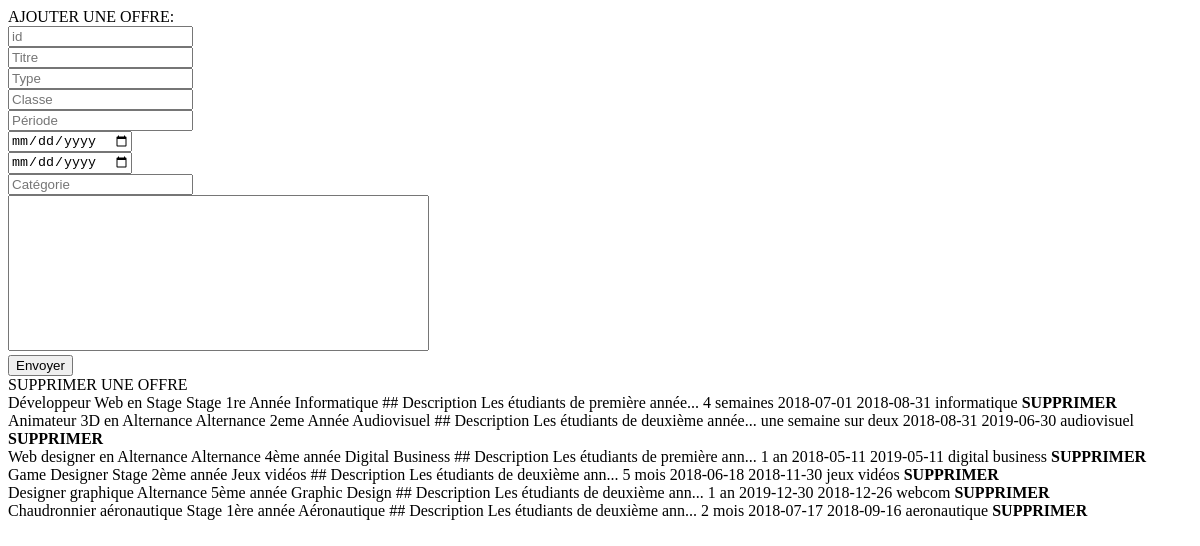
The page /administration on the database as committed earlier.
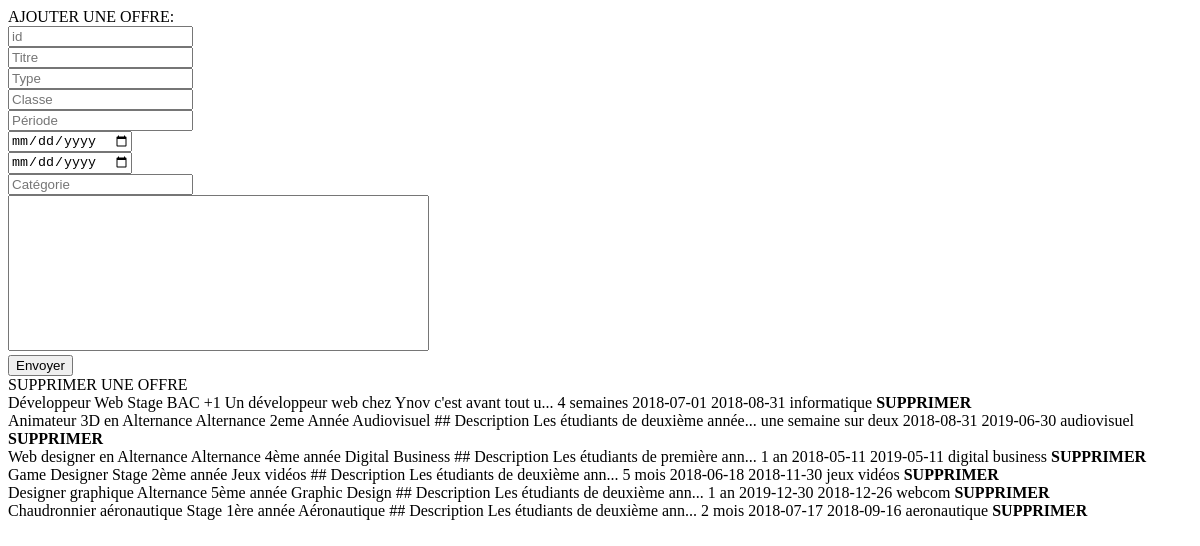
The same page on the database as committed later.
### tables this page shows
CREATE TABLE IF NOT EXISTS `osi_offer` (
    `id` int(11) UNSIGNED NOT NULL AUTO_INCREMENT,
    `title` varchar(255) NOT NULL DEFAULT '',
    `type` varchar(255) NOT NULL DEFAULT '',
    `class` varchar(255) NOT NULL DEFAULT '',
    `description` text NOT NULL,
    `period` varchar(255) DEFAULT NULL,
    `from_date` date DEFAULT NULL,
    `to_date` date DEFAULT NULL,
    `categorie` varchar(255) NOT NULL,
    PRIMARY KEY (`id`)
);

### src/php/lienbdd.php (called while the page is built, shortened)
<?php
$dsn = 'mysql:dbname=stageynov;host=127.0.0.1';
$user = 'root';
$password = '';
$connection = new PDO($dsn, $user, $password);
$connection->exec("SET CHARACTER SET utf8");
$statement = $connection->prepare("
    SELECT *
    FROM osi_offer
");
$statement->execute();
$bddoffres = $statement->fetchAll();
?>

### pages/administration.php (the view, shortened to what this page needs)
<?php
require_once($_SESSION["RacineServ"] . '/src/php/lienbdd.php');
?>
<!DOCTYPE html>
<html lang="fr">
<head>
</head>
<body>
<form method="post" action="">
    <div>AJOUTER UNE OFFRE:</div>
    <input type="number" name="id" placeholder="id">
    <br/>
    <input type="text" name="title" placeholder="Titre" required>
    <br/>
    <input type="text" name="type" placeholder="Type" required>
    <br/>
    <input type="text" name="class" placeholder="Classe" required>
    <br/>
    <input type="text" name="period" placeholder="Période" required>
    <br/>
    <input type="date" name="from_date" placeholder="Du" required>
    <br/>
    <input type="date" name="to_date" placeholder="Au" required>
    <br/>
    <input type="text" name="categorie" placeholder="Catégorie" required>
    <br/>
    <textarea style="resize: none" name="description" rows="10" cols="50" placeholder="Description de l'offre:" required>
    </textarea>
    <br>
    <input type="submit" value="Envoyer"/>
    <div>SUPPRIMER UNE OFFRE</div>
    <?php for ($i = 0; $i < count($bddoffres); $i++){
        print $bddoffres[$i]['title'] . " " . $bddoffres[$i]['type'] . " " . $bddoffres[$i]['class']  . " " . mb_strimwidth($bddoffres[$i]["description"], 0, 50, "...") . " " . $bddoffres[$i]['period'] . " " . $bddoffres[$i]['from_date'] . " " . $bddoffres[$i]['to_date']. " " . $bddoffres[$i]['categorie'] . " <b>SUPPRIMER</b>" ."<br>";
    }  ?>
</form>
</body>
</html>

Rows that differ between the two databases and show on the page:
changed osi_offer "4 semaines": title "Développeur Web en Stage" → "Développeur Web"; class "1re Année Informatique" → "BAC +1"; description "## Description Les étudiants de première année..." → "Un développeur web chez Ynov c'est avant tout u..."
